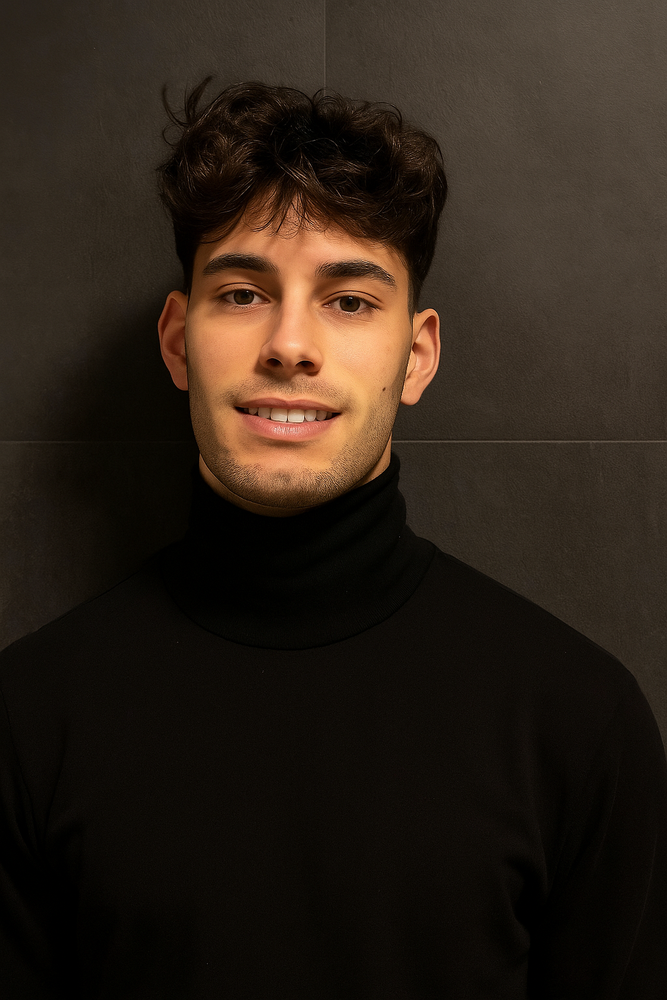
#> input picture Programación de servicios y procesos/001-Programación multiproceso/003-Hilos/002-Ejercicios/agustin.png, 667 x 1000 px, shrunk from 1024 x 1536 before the run
$ python '008-partir la imagen.py'
#> lines starting #> are read from the running program, lines starting #| are printed output that depends on the picture
from PIL import Image
import time

nucleos = 6

inicio = int(time.time())
img = Image.open("agustin.png")
#> img is the input picture: PIL image 667x1000 RGB; mean R, G, B 44, 33.2, 23.7
tamanio = img.size
#> tamanio = (667, 1000)

bloquealtura = int(tamanio[1]/nucleos)
#> bloquealtura = 166

box = (0, 0, tamanio[0], bloquealtura)
#> box = (0, 0, 667, 166)
recortado = img.crop(box)
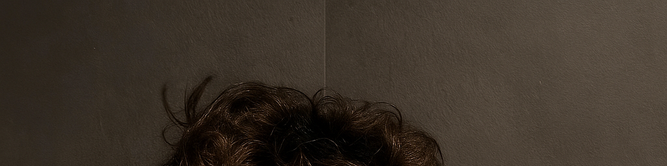
#> recortado: PIL image 667x166 RGB; mean R, G, B 59.6, 50.2, 40.7


pixels = recortado.load()
for x in range(0,tamanio[0]):
  for y in range(0,bloquealtura):
    pixel = recortado.getpixel((x, y))
    pixels[x, y] = (255-pixel[0], 255-pixel[1], 255-pixel[2])

recortado.save("agustin3.png")
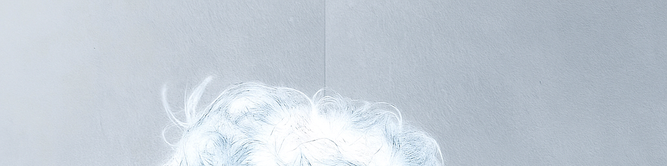
#> saved as agustin3.png: PIL image 667x166 RGB; mean R, G, B 195.4, 204.8, 214.3
final = int(time.time())
print((final-inicio),"segundos")
